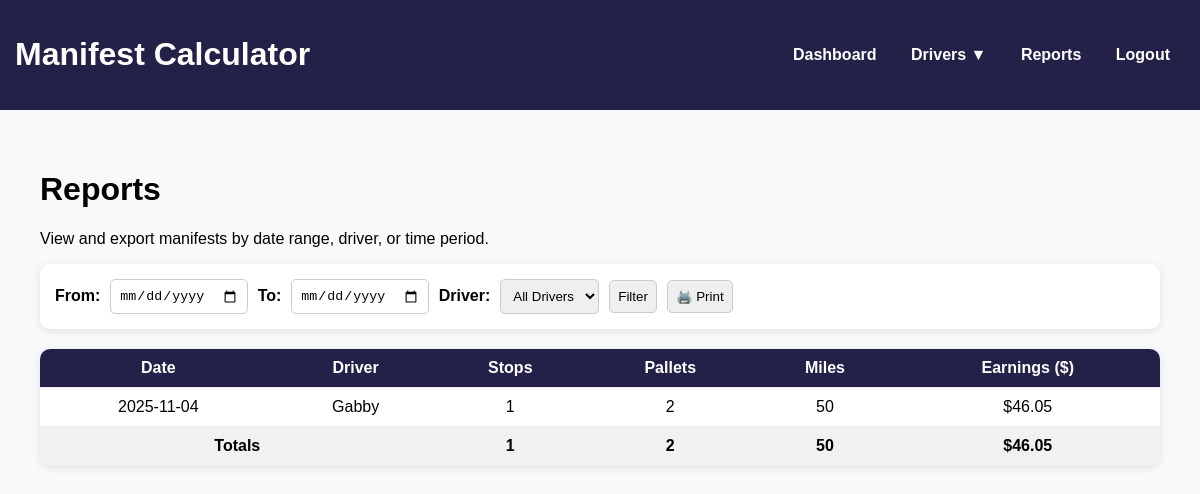
Page /reports on the committed database.
### models.py (models this page shows)
class Manifest(db.Model):
    id = db.Column(db.Integer, primary_key=True)
    driver_id = db.Column(db.Integer, db.ForeignKey('driver.id'), nullable=False)
    date = db.Column(db.Date, nullable=False)
    start_odometer = db.Column(db.Integer)
    end_odometer = db.Column(db.Integer)
    total_miles = db.Column(db.Integer)
    day_total = db.Column(db.Float)  # sum of all stops
    driver = db.relationship('Driver', back_populates='manifests')
    stops = db.relationship('Stop', back_populates='manifest', cascade="all, delete-orphan")

class Driver(db.Model):
    __tablename__ = 'driver'
    id = db.Column(db.Integer, primary_key=True)
    name = db.Column(db.String(50), nullable=False)
    manifests = db.relationship('Manifest', back_populates='driver', cascade="all, delete-orphan")

### app.py (the view)
@app.route('/reports')
def reports():
    start_date = request.args.get('start_date')
    end_date = request.args.get('end_date')
    driver_id = request.args.get('driver')
    query = Manifest.query.join(Driver).order_by(Manifest.date.asc())
    if start_date:
        query = query.filter(Manifest.date >= start_date)
    if end_date:
        query = query.filter(Manifest.date <= end_date)
    if driver_id:
        query = query.filter(Manifest.driver_id == driver_id)
    manifests = query.all()
    manifest_data = []
    for m in manifests:
        total_stops = len(m.stops)
        total_pallets = sum(stop.pallets for stop in m.stops)
        total_miles = m.total_miles or 0
        total_earnings = m.day_total or 0.0
        manifest_data.append({
            'date': m.date,
            'driver_name': m.driver.name,
            'stops': total_stops,
            'pallets': total_pallets,
            'miles': total_miles,
            'earnings': total_earnings
        })
    totals = {
        'stops': 0,
        'pallets': 0,
        'miles': 0,
        'earnings': 0.0
    }
    if manifest_data:
        totals = {
            'stops': sum(d['stops'] for d in manifest_data),
            'pallets': sum(d['pallets'] for d in manifest_data),
            'miles': sum(d['miles'] for d in manifest_data),
            'earnings': sum(d['earnings'] for d in manifest_data)
        }
    drivers = Driver.query.order_by(Driver.name).all()
    return render_template('reports.html', manifests=manifest_data, totals=totals, drivers=drivers)

### app.py (called while the page is built)
@app.context_processor
def inject_drivers():
    all_drivers = Driver.query.order_by(Driver.name).all()
    return dict(all_drivers=all_drivers)

### templates/reports.html (shortened to what this page needs)
{% extends "base.html" %}
{% block content %}
<div class="container">
  <h1>Reports</h1>
  <p>View and export manifests by date range, driver, or time period.</p>
  <div class="filters">
    <form method="GET" action="{{ url_for('reports') }}">
      <label for="start_date">From:</label>
      <input type="date" id="start_date" name="start_date" value="{{ request.args.get('start_date', '') }}">
      <label for="end_date">To:</label>
      <input type="date" id="end_date" name="end_date" value="{{ request.args.get('end_date', '') }}">
      <label for="driver">Driver:</label>
      <select name="driver" id="driver">
        <option value="">All Drivers</option>
        </select>
      <button type="submit">Filter</button>
      <button type="button" onclick="window.print()">🖨️ Print</button>
    </form>
  </div>
  <div class="report-table">
    <table>
      <thead>
        <tr>
          <th>Date</th>
          <th>Driver</th>
          <th>Stops</th>
          <th>Pallets</th>
          <th>Miles</th>
          <th>Earnings ($)</th>
        </tr>
      </thead>
      <tbody>
        {% for manifest in manifests %}
        <tr>
          <td>{{ manifest.date }}</td>
          <td>{{ manifest.driver_name }}</td>
          <td>{{ manifest.stops }}</td>
          <td>{{ manifest.pallets }}</td>
          <td>{{ manifest.miles }}</td>
          <td>${{ "%.2f"|format(manifest.earnings) }}</td>
        </tr>
        {% endfor %}
      </tbody>
      <tfoot>
        <tr class="totals">
          <td colspan="2"><strong>Totals</strong></td>
          <td>{{ totals.stops }}</td>
          <td>{{ totals.pallets }}</td>
          <td>{{ totals.miles }}</td>
          <td>${{ "%.2f"|format(totals.earnings) }}</td>
        </tr>
      </tfoot>
    </table>
  </div>
</div>
{% endblock %}

### static/css/style.css (style rules this page uses)
body { font-family: Arial, sans-serif; margin: 0; background: #f8f9fa; }
.container { padding: 20px; }
.filters { background: white; padding: 15px; border-radius: 10px; box-shadow: 0 2px 8px rgba(0,0,0,0.1); margin-bottom: 20px; }
.filters form { display: flex; flex-wrap: wrap; align-items: center; gap: 10px; }
.filters label { font-weight: bold; }
.filters input, .filters select, .filters button { padding: 8px; border-radius: 5px; border: 1px solid #ccc; }
.report-table table { width: 100%; border-collapse: collapse; background: white; border-radius: 10px; overflow: hidden; box-shadow: 0 2px 8px rgba(0,0,0,0.1); }
.report-table th, .report-table td { padding: 10px; text-align: center; border-bottom: 1px solid #eee; }
.report-table th { background: #242148; color: white; }
.report-table tfoot { background: #f1f1f1; font-weight: bold; }

### rows in the picture
Manifest: date "2025-11-04", earnings "46.05"
Driver: driver_name "Gabby"

### other values in the picture
{{ manifest.stops }} "1"
{{ manifest.pallets }} "2"
{{ manifest.miles }} "50"
{{ totals.stops }} "1"
{{ totals.pallets }} "2"
{{ totals.miles }} "50"
{{ "%.2f"|format(totals.earnings) }} "46.05"
